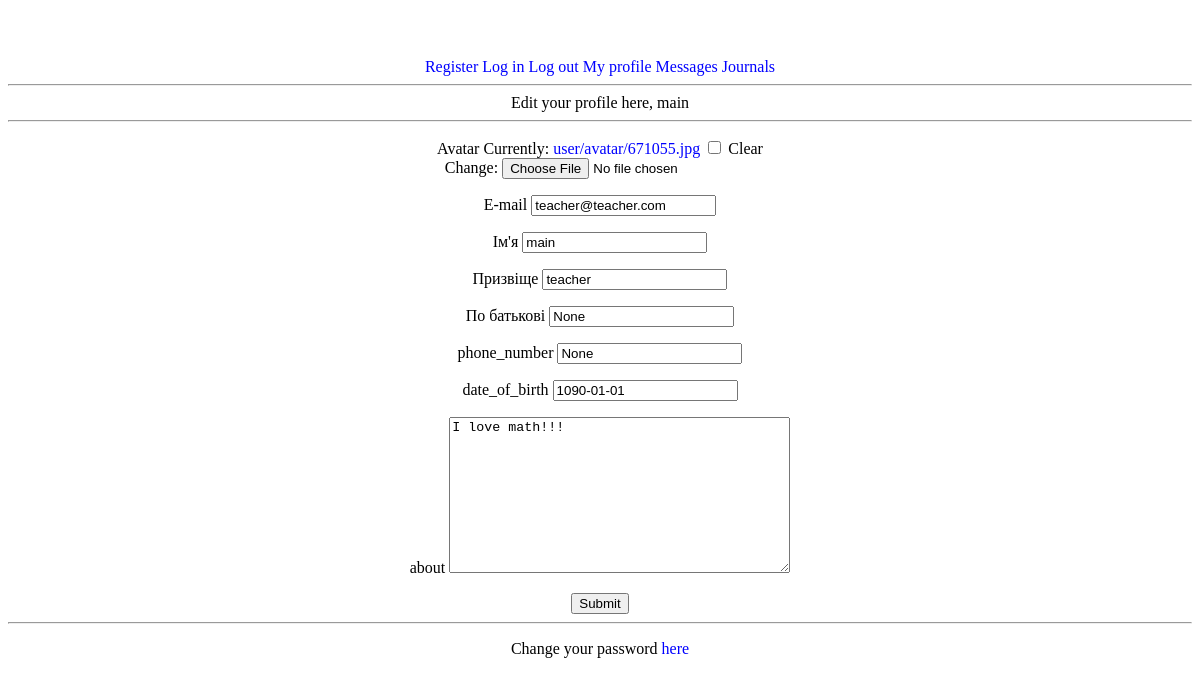
The page /profile/edit/ (signed in) on the database as committed earlier.
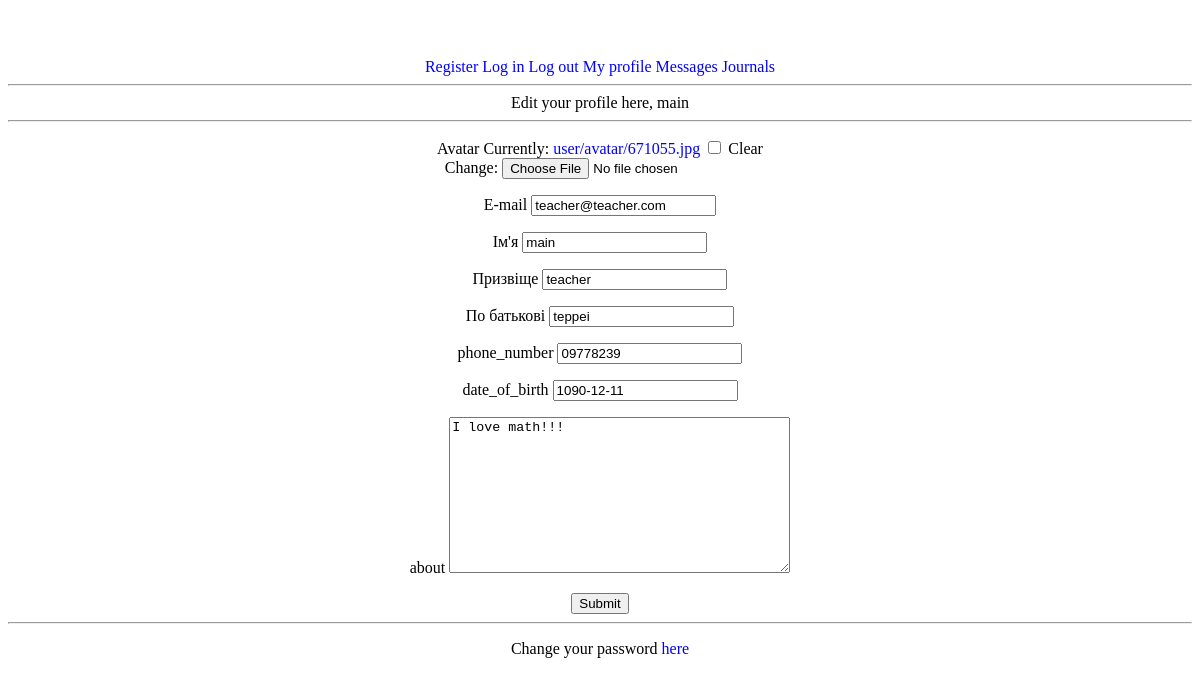
The same page on the database as committed later.
### journal/models.py (models this page shows, shortened)
class CustomUser(AbstractBaseUser):
    name = models.CharField(max_length=15, null=False)
    surname = models.CharField(max_length=15, null=False)
    patronymic = models.CharField(max_length=15, blank=True, null=True)
    email = models.EmailField(unique=True)  # require
    phone_number = models.CharField(max_length=16, blank=True, null=True)
    avatar = models.ImageField(upload_to='user/avatar/', blank=True, null=True)
    date_of_birth = models.DateField(null=True)
    about = models.TextField(null=True)
    role = models.CharField(max_length=8, null=False, default="Other")
    is_active = models.BooleanField(default=True)
    is_staff = models.BooleanField(default=False)
    is_admin = models.BooleanField(default=False)
    USERNAME_FIELD = 'email'
    REQUIRED_FIELDS = ["name", "surname"]
    objects = CustomUserManager()

### journal/views.py (the view)
# urls.py: path('profile/edit/', UserEditView.as_view(), name="edit_profile"),
class UserEditView(LoginRequiredMixin, generic.UpdateView):
    login_url = reverse_lazy('login')
    form_class = MyUserChangeForm
    template_name = 'journal/edit_profile.html'
    success_url = reverse_lazy('own_profile')
    def get_context_data(self, **kwargs):
        context = super().get_context_data(**kwargs)
        context['title'] = "Edit Profile"
        return context
    def get_object(self):
        return self.request.user

### journal/templates/journal/edit_profile.html (shortened to what this page needs)
{% extends 'journal/base.html' %}
{% block main %}
Edit your profile here, {{ user.name }}
<hr>
<form class="change-form" method="POST" enctype="multipart/form-data">
    {% for f in form %}
        <p>
            <label class="form-label" for="{{ f.id_for_label }}">{{ f.label }}</label>
            {{ f }}
        </p>
    {% endfor %}
    <button type="submit">Submit</button>
</form>
<hr>
<p>Change your password <a href="{% url 'password_change' %}">here</a></p>
{% endblock %}

Rows that differ between the two databases and show on the page:
changed CustomUser "main": patronymic "None" → "teppei"; phone_number "None" → "09778239"; date_of_birth "1090-01-01" → "1090-12-11"
